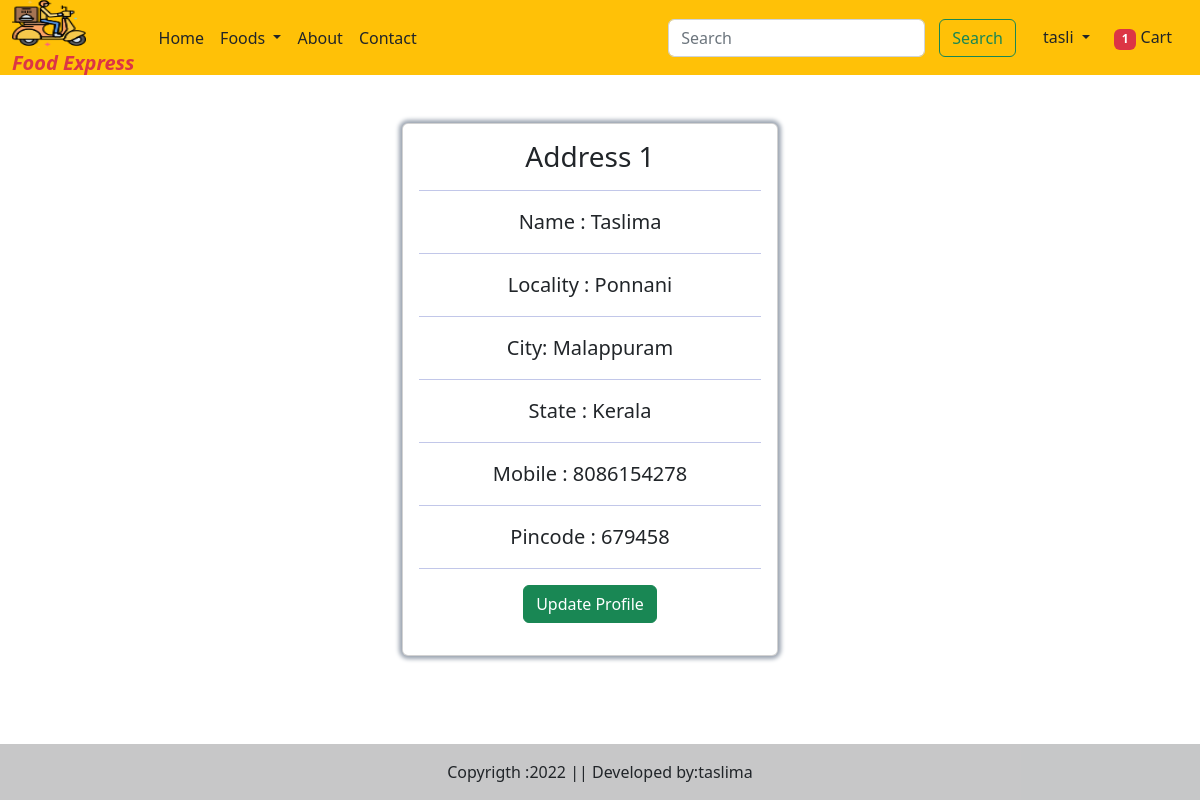
Screenshot of /address (signed in) with the database file from the repository.
### myapp/models.py (models this page shows, shortened)
class Customer(models.Model):
    STATE_CHOICES=(("Select State","Select State"),
        ("Andhra Pradesh","Andhra Pradesh"),
                       ("Arunachal Pradesh ","Arunachal Pradesh "),
                       ("Assam","Assam"),
                       ("Bihar","Bihar"),
                       ("Chhattisgarh","Chhattisgarh"),
                       ("Goa","Goa"),
                        ("Gujarat","Gujarat"),
                       ("Haryana","Haryana"),
                       ("Himachal Pradesh","Himachal Pradesh"),
                       ("Jammu and Kashmir ","Jammu and Kashmir "),
                       ("Jharkhand","Jharkhand"),
                       ("Karnataka","Karnataka"),
                       ("Kerala","Kerala"),
                       ("Madhya Pradesh","Madhya Pradesh"),
                       ("Maharashtra","Maharashtra"),
                       ("Manipur","Manipur"),
                       ("Meghalaya","Meghalaya"),
                       ("Mizoram","Mizoram"),
                       ("Nagaland","Nagaland"),
                       ("Odisha","Odisha"),
                       ("Punjab","Punjab"),
                       ("Rajasthan","Rajasthan"),
                       ("Sikkim","Sikkim"),
                       ("Tamil Nadu","Tamil Nadu"),
                       ("Telangana","Telangana"),
                       ("Tripura","Tripura"),
                       ("Uttar Pradesh","Uttar Pradesh"),
                       ("Uttarakhand","Uttarakhand"),
                       ("West Bengal","West Bengal"),
                       ("Andaman and Nicobar Islands","Andaman and Nicobar Islands"),
                       ("Chandigarh","Chandigarh"),
                       ("Dadra and Nagar Haveli","Dadra and Nagar Haveli"),
                       ("Daman and Diu","Daman and Diu"),
                       ("Lakshadweep","Lakshadweep"),
                       ("National Capital Territory of Delhi","National Capital Territory of Delhi"),
                       ("Puducherry","Puducherry"))
    user=models.ForeignKey(User, on_delete=models.CASCADE)
    name=models.CharField(max_length=200)
    locality=models.CharField(max_length=200)
    city=models.CharField(max_length=50)
    mobile=models.CharField(max_length=10)
    pincode=models.CharField(max_length=6)
    state=models.CharField(choices=STATE_CHOICES,max_length=100,default="Select state")

### myapp/views.py (the view)
# urls.py: path('address',views.Address,name='address'),
def Address(request):
    address=Customer.objects.filter(user=request.user)
    if request.user.is_authenticated:
        totalitem=len(Cart.objects.filter(user=request.user))
    return render(request,'address.html',locals())

### myapp/templates/address.html (shortened to what this page needs)
{% extends 'base.html' %}
{% load static %}
{% block main-content %}
<div class="container py-5">
    <div class="row" >
        {% for add in address %}
        <div class="col-lg-8">
            <div class="card mb-4">
              <div class="card-body">
                <div class="row">
                  <div class="col-sm-3">
                    <h3>Address {{forloop.counter}}</h3>
                    <hr>
                    <p class="mb-0">Name : {{add.name}}</p>    <hr>
                    <p class="mb-0">Locality : {{add.locality}}</p>    <hr>
                    <p class="mb-0">City: {{add.city}}</p>    <hr>
                    <p class="mb-0">State : {{add.state}}</p>    <hr>
                    <p class="mb-0">Mobile : {{add.mobile}}</p>    <hr>
                    <p class="mb-0">Pincode : {{add.pincode}}</p>    <hr>
                    <p class="text-center"><a href="{% url 'update_address' pk=add.id %}" type="button" class="btn btn-success">Update Profile</a></p>
                    </div>
                </div>
            </div>
        </div>
        </div>
        </div>
        {% endfor %}
    </div>
{% endblock main-content %}

### myapp/templates/base.html (shortened to what this page needs)
<!DOCTYPE html>
{% load static %}
<html lang="en">
<head>
    <link href="https://cdn.jsdelivr.net/npm/bootstrap@5.2.3/dist/css/bootstrap.min.css" rel="stylesheet">
    <link rel="stylesheet" href="{% static 'css/owl.carousel.min.css' %}">
    <link rel="stylesheet" href="{% static 'css/all.min.css' %}">
    <link rel="stylesheet" href="{% static 'css/style.css' %}">
</head>
<body>
    <nav class="navbar navbar-expand-lg bg-warning ">
        <div class="container-fluid">
          <a class="navbar-brand" href="#">
            <img src="{% static '/images/logo.png' %}" width="70" height="50"><br>
           <span class="text-danger lh-1 fs-8 text fst-italic fw-bold" > Food Express</span>
          </a>
          <div class="collapse navbar-collapse" id="navbarSupportedContent">
            <ul class="navbar-nav me-auto mb-2 mb-lg-0">
              <li class="nav-item">
                <a class="nav-link text-dark active" aria-current="page" href="/">Home</a>
              </li>
              <li class="nav-item dropdown">
                <a class="nav-link dropdown-toggle text-dark" href="#" role="button" data-bs-toggle="dropdown" aria-expanded="false">
               Foods
                </a>
              </li>
              <li class="nav-item">
                <a class="nav-link text-dark" href="{% url 'about' %}">About</a>
              </li>
              <li class="nav-item">
                <a class="nav-link text-dark" href="{% url 'contact' %}">Contact</a>
              </li>
            </ul>
            <form class="d-flex" role="search" action="/search">
              <input class="form-control me-2" type="search" placeholder="Search" aria-label="Search" name="search">
              <button class="btn btn-outline-success" type="submit">Search</button>
            </form>
          </div>
          <ul class="navbar-nav me-auto mb-2 mb-lg-0">
            {% if request.user.is_authenticated %}
            <li class="nav-item dropdown">
              <a class="nav-link dropdown-toggle text-dark" id="profileDropdown" href="#" role="button" data-bs-toggle="dropdown" aria-expanded="false">
          {{request.user}}
              </a>
            </li> </li>
            <li class="nav-item mx-2">
              <a href="{% url 'cart'  %}" class="nav-link text-dark">
                <span class="badge bg-danger">
                {% if totalitem > 0 %}
                {{totalitem}}
                {% endif %}</span>
                Cart</a>
          {% endif %}
          </ul>
        </div>
      </nav>
 {% block main-content %}{% endblock main-content %}
 <br>
 <br>
 <footer  class="bg-light text-center text-lg-start fixed-bottom" >
  <div class="text-center p-3" style="background-color: rgba(0, 0, 0, 0.2);">
    Copyrigth :2022 || Developed by:taslima
  </div>
 </footer>
</body>
</html>

### myapp/static/css/style.css (style rules this page uses)
img, svg { vertical-align: middle; width: 60%; }
button, input, optgroup, select, textarea { margin: 19px; font-family: inherit; font-size: inherit; line-height: inherit; margin-left: 54px; padding: 8px; border-radius: 6px; flex-flow: wrap; }

### myapp/templates/base.html (style rules this page uses)
.bg-warning { height: 75px; }
.me-2 { margin-right: -2.5rem!important; }

### myapp/templates/address.html (style rules this page uses)
.col-sm-3 { text-align: center; width: 100%; }
.mb-0 { font-size: 20px; }
.mb-4 { margin-left: 22.5rem; box-shadow: 0 0 4px 3px #9ba4b1; }
hr { color: #0e22a7; }

### rows the page displays
Customer: name "Taslima", locality "Ponnani", city "Malappuram", state "Kerala", mobile "8086154278", pincode "679458"

### other values shown
{{ request.user }} "tasli"
{{ totalitem }} "1"
